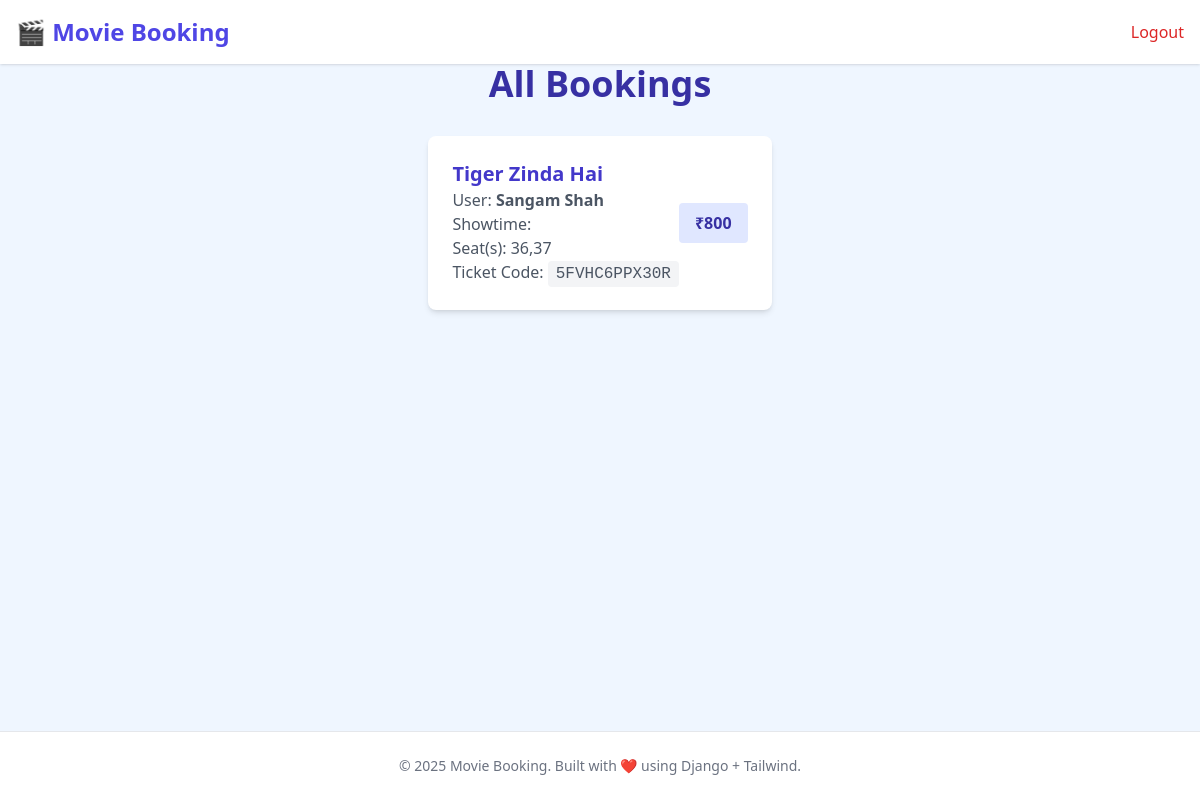
The page /all-bookings/ (signed in) on the database as committed earlier.
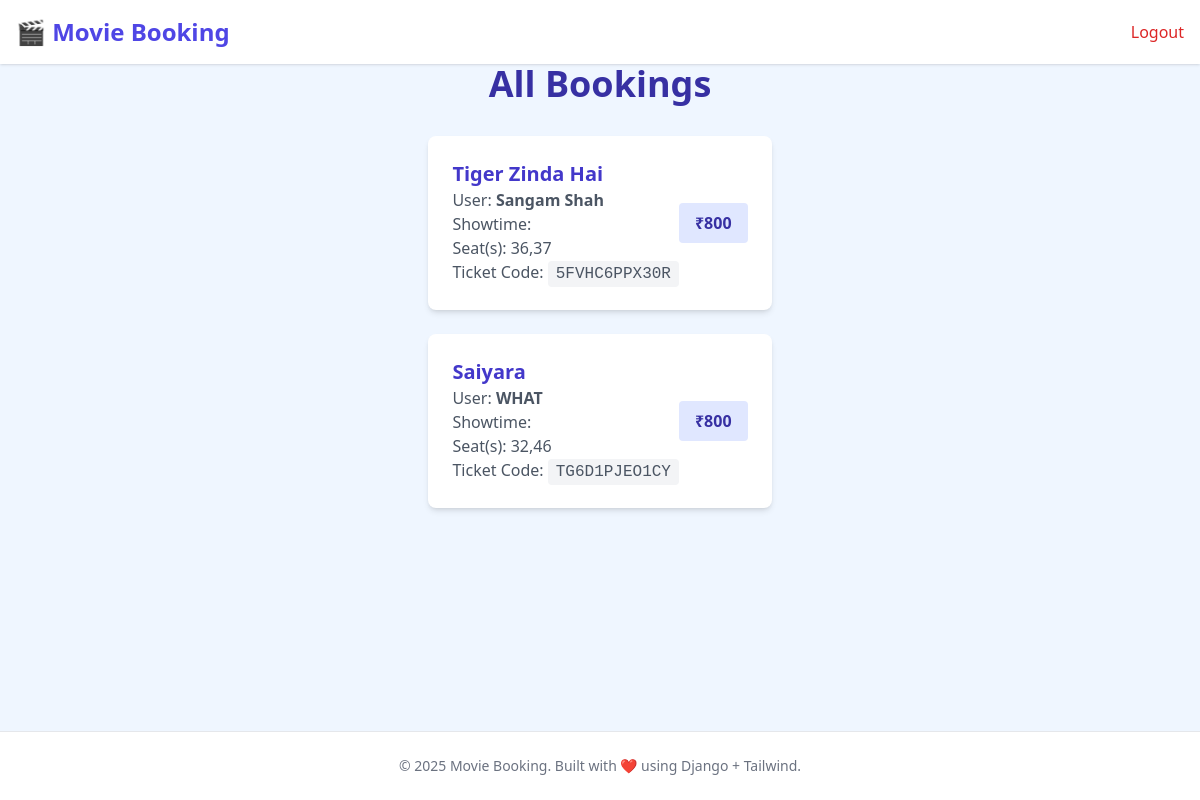
The same page on the database as committed later.
### booking/models.py (models this page shows, shortened)
class Booking(models.Model):
    user = models.ForeignKey(User, on_delete=models.CASCADE, null=True, blank=True, related_name='bookings')
    showtime = models.ForeignKey(Showtime, on_delete=models.CASCADE)
    seat_number = models.CharField(max_length=255)
    customer_name = models.CharField(max_length=100)
    phone_number = models.CharField(max_length=20, default='00000000000')
    price = models.IntegerField(default=400)
    ticket_code = models.CharField(max_length=12, unique=True, blank=True)

class Showtime(models.Model):
    movie = models.ForeignKey(Movie, on_delete=models.CASCADE)
    time = models.DateTimeField()
    total_seats = models.IntegerField(default=100)
    available_seats = models.IntegerField(default=100)

class Movie(models.Model):
    title = models.CharField(max_length=100)
    genre = models.CharField(max_length=50)
    director = models.CharField(max_length=100)
    cast=models.CharField(max_length=200, help_text="List of cast members")
    release_date = models.DateField()
    duration = models.IntegerField(help_text="Duration in minutes")
    poster = models.ImageField(upload_to='posters/', blank=True, null=True)
    watch_trailer = models.URLField(max_length=200, blank=True, null=True, help_text="YouTube or video trailer link")

### booking/views.py (the view)
# urls.py: path('all-bookings/', views.all_bookings, name='all_bookings'),
@login_required
@staff_member_required
def all_bookings(request):
    bookings = Booking.objects.select_related('showtime', 'showtime__movie', 'user')
    return render(request, 'movies/allbooking.html', {'bookings': bookings})

### booking/templates/movies/allbooking.html (shortened to what this page needs)
<!DOCTYPE html>
<html lang="en" class="bg-gray-100">
<head>
  <script src="https://cdn.tailwindcss.com"></script>
</head>
<body class="min-h-screen flex flex-col bg-blue-50">
<header class="bg-white shadow p-4 flex justify-between items-center">
  <a href="/" class="text-2xl font-bold text-indigo-600">🎬 Movie Booking</a>
  <nav class="flex items-center space-x-4">
    {% if request.user.is_authenticated %}
      <form action="{% url 'logout' %}" method="POST" class="inline">
        <button type="submit" class="text-red-600 hover:text-red-800 font-medium">Logout</button>
      </form>
    {% else %}
      <a href="/register" class="text-gray-700 hover:text-indigo-600 font-medium">Register</a>
      <a href="/login" class="text-gray-700 hover:text-indigo-600 font-medium">Login</a>
    {% endif %}
  </nav>
</header>
  <main class="max-w-5xl mx-auto px-6 pb-20 flex-grow">
    <h2 class="text-4xl font-extrabold text-indigo-800 mb-8 text-center">All Bookings</h2>
    {% if bookings %}
    <ul class="space-y-6">
      {% for booking in bookings %}
      <li class="bg-white rounded-lg shadow-md p-6 flex flex-col md:flex-row justify-between items-start md:items-center">
        <div>
          <h3 class="text-xl font-semibold text-indigo-700">{{ booking.showtime.movie.title }}</h3>
          <p class="text-gray-600">User: <strong>{{ booking.user.username }}</strong></p>
          <p class="text-gray-600">Showtime: {{ booking.showtime.start_time|date:"F j, Y, g:i A" }}</p>
          <p class="text-gray-600">Seat(s): <span class="font-medium">{{ booking.seat_number }}</span></p>
          <p class="text-gray-600">Ticket Code: <code class="bg-gray-100 px-2 py-1 rounded font-mono">{{ booking.ticket_code }}</code></p>
        </div>
        <div class="mt-4 md:mt-0">
          <span class="inline-block bg-indigo-100 text-indigo-800 font-semibold px-4 py-2 rounded">
            ₹{{ booking.price }}
          </span>
        </div>
      </li>
      {% endfor %}
    </ul>
    {% else %}
    <p class="text-center text-gray-500 text-lg">No bookings found.</p>
    {% endif %}
  </main>
  <footer class="bg-white text-center py-6 text-sm text-gray-500 border-t">
    © 2025 Movie Booking. Built with ❤️ using Django + Tailwind.
  </footer>
</body>
</html>

Rows that differ between the two databases and show on the page:
added Booking: showtime.movie "Saiyara", user.username "WHAT", seat_number "32,46", ticket_code "TG6D1PJEO1CY", price "800"
